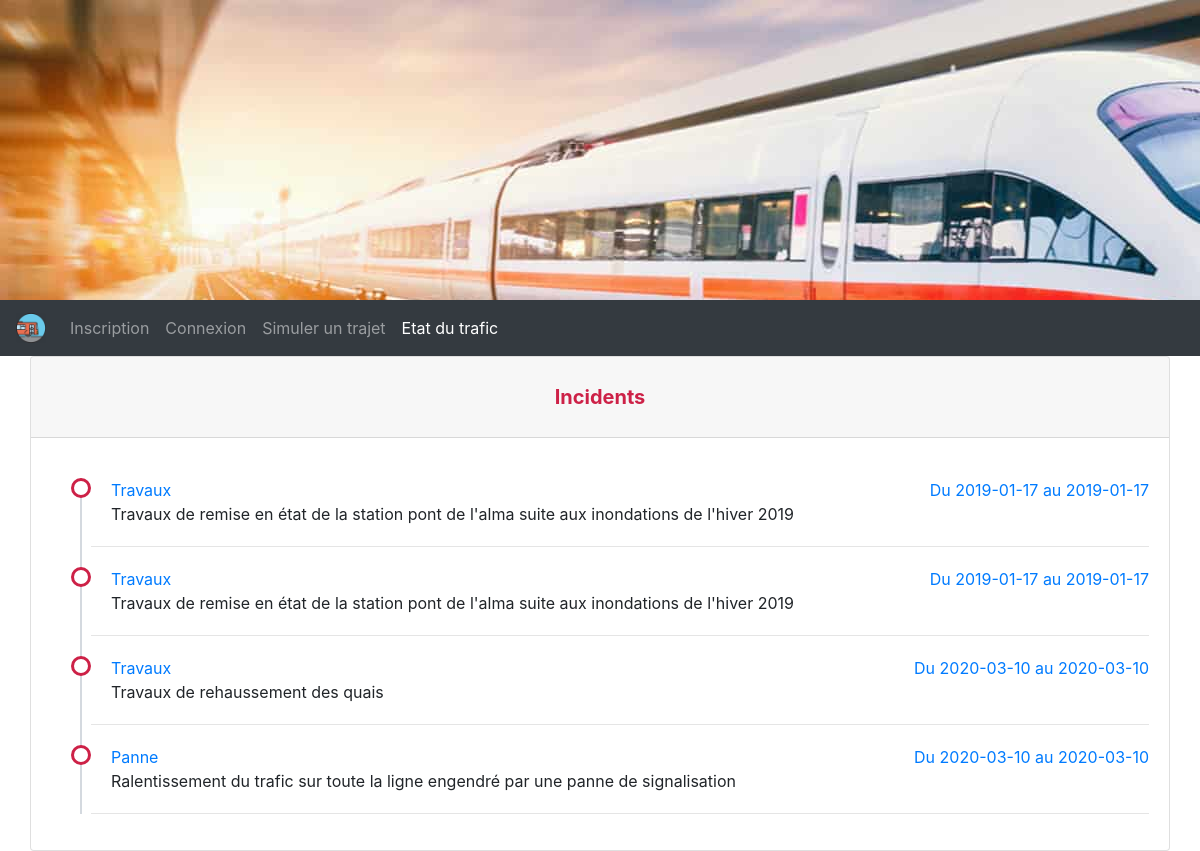
The page /etat_trafic.php on the database its author committed.
### tables this page shows
CREATE TABLE IF NOT EXISTS `incident` (
  `id_incident` int(11) NOT NULL,
  `description_incident` varchar(255) DEFAULT NULL,
  `type_incident` varchar(255) DEFAULT NULL,
  `date_debut_incident` date DEFAULT NULL,
  `date_fin_incident` date DEFAULT NULL,
  PRIMARY KEY (`id_incident`),
  KEY `type_incident` (`type_incident`)
);

### model_crud.php (called while the page is built, shortened)
<?php
	function getIncidents($pdo)
	{
			$req = "select * from incident where current_date < date_fin_incident order by date_debut_incident";
			$res = $pdo->query($req);
			$incidents = $res->fetchAll();
			return $incidents;
	}
?>

### etat_trafic.php (the view, shortened to what this page needs)
<?php
	if (!isset($_SESSION['email']))
	{
		include('top.php');
	}
	else include('topC.php');
	include('model_crud.php');
	$pdo = getPdo();
	$incidents= getIncidents($pdo);
?>
		<div class="container">
			<div class="row">
			   <div class="card golge">
					<div class="card-header"><p>
						<h5 class="text-center m-2 isteColor" style="font-weight: bold">Incidents</h5>
					  </p></div>
					<div class="card-body">
					  <div class="carousel vert slide" data-ride="carousel" data-interval="2000">
						<div class="carousel-inner">
						  <div class="carousel-item active">
							<ul class="timeline">
							<?php
							  foreach ($incidents as $row )
								{
									?>
							  <li>
								<a target="_blank" href="#"><?php echo $row["type_incident"];  ?></a>
								<a href="#" class="float-right"><?php echo "Du ".$row["date_debut_incident"]; echo " au ".$row["date_debut_incident"];  ?></a>
								<p class="article"> <?php echo $row["description_incident"];  ?> </p>
							  </li>
							  <hr>
							  <?php }?>
							</ul>
						  </div>
						</div>
					  </div>
					</div>
				  </div>
			</div>
		</div>
	</body>
</html>

### top.php (shortened to what this page needs)
<!doctype html>
<html>
	<head>
		<link rel="stylesheet" href="https://stackpath.bootstrapcdn.com/bootstrap/4.4.1/css/bootstrap.min.css">
		<link rel="stylesheet" href="https://use.fontawesome.com/releases/v5.0.8/css/all.css">
		<link rel="stylesheet" type="text/css" href="style/style.css" />
	</head>
	<body>
		<header>
		</header>
		<nav class="navbar navbar-expand-lg navbar-dark bg-dark">
		  <a class="navbar-brand" href="index.php"> <img src="img/Bus-512.png" alt="logo" width="30" height="30" class="d-inline-block align-top"/> </a>
		  <div class="collapse navbar-collapse" id="navbarNavAltMarkup">
			<div class="navbar-nav">
			  <a class="nav-item nav-link" href="inscription.php">Inscription </a>
			  <a class="nav-item nav-link" href="connexion.php">Connexion</a>
			  <a class="nav-item nav-link" href="simulertrajet.php">Simuler un trajet</a>
			  <a class="nav-item nav-link" href="etat_trafic.php">Etat du trafic</a>
			</div>
		  </div>
		</nav>

### style/style.css (style rules this page uses)
header { height : 300px; width : 100%; background-image:url("../img/header-secteur-ferroviaire.jpg"); }
.card { width : 100%; }
.isteColor { color: #cd2147; }
ul.timeline { list-style-type: none; position: relative; }
ul.timeline:before { content: ' '; background: #d4d9df; display: inline-block; position: absolute; left: 29px; width: 2px; height: 100%; z-index: 400; }
ul.timeline > li { margin: 20px 0; padding-left: 20px; }
ul.timeline > li:before { content: ' '; background: white; display: inline-block; position: absolute; border-radius: 50%; border: 3px solid #cd2147; left: 20px; width: 20px; height: 20px; z-index: 400; }

### rows shown on the page
incident: type_incident "Travaux", date_debut_incident "2019-01-17", description_incident "Travaux de remise en état de la station pont de l'alma suite aux inondations de l'hiver 2019"
incident: type_incident "Travaux", date_debut_incident "2019-01-17", description_incident "Travaux de remise en état de la station pont de l'alma suite aux inondations de l'hiver 2019"
incident: type_incident "Travaux", date_debut_incident "2020-03-10", description_incident "Travaux de rehaussement des quais"
incident: type_incident "Panne", date_debut_incident "2020-03-10", description_incident "Ralentissement du trafic sur toute la ligne engendré par une panne de signalisation"
